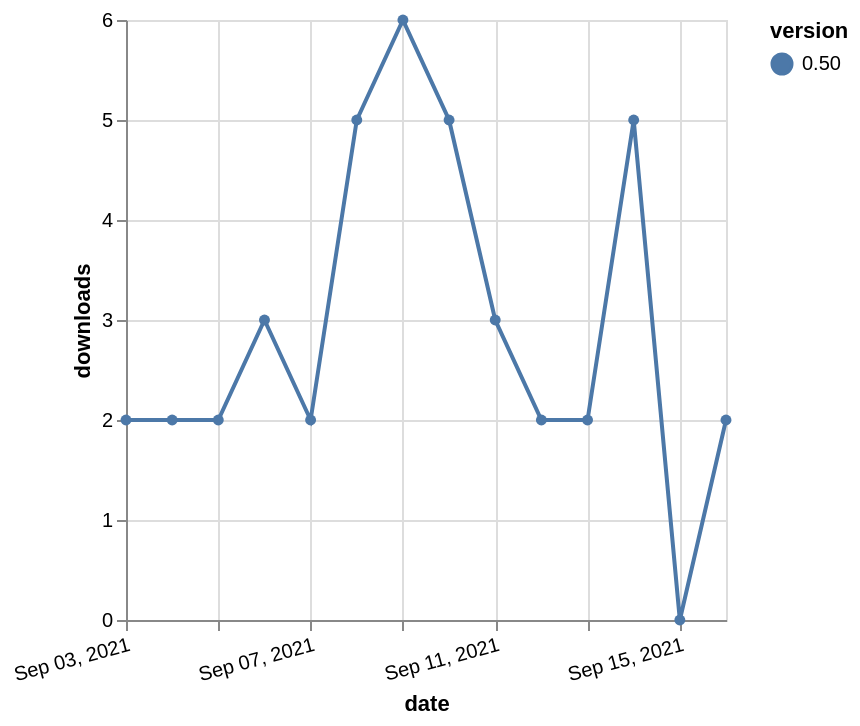

Source (Vega-Lite JSON):
### Vega-Lite specification from a JSON file in a GitHub repository (floating-point values rounded to 4 significant figures)
{"$schema": "https://vega.github.io/schema/vega-lite/v5.json", "description": "A simple bar chart with embedded data.", "data": {"values": [{"date": "2021-09-03", "total": 3571, "delta": 2, "version": "0.50"}, {"date": "2021-09-04", "total": 3573, "delta": 2, "version": "0.50"}, {"date": "2021-09-05", "total": 3575, "delta": 2, "version": "0.50"}, {"date": "2021-09-06", "total": 3578, "delta": 3, "version": "0.50"}, {"date": "2021-09-07", "total": 3580, "delta": 2, "version": "0.50"}, {"date": "2021-09-08", "total": 3585, "delta": 5, "version": "0.50"}, {"date": "2021-09-09", "total": 3591, "delta": 6, "version": "0.50"}, {"date": "2021-09-10", "total": 3596, "delta": 5, "version": "0.50"}, {"date": "2021-09-11", "total": 3599, "delta": 3, "version": "0.50"}, {"date": "2021-09-12", "total": 3601, "delta": 2, "version": "0.50"}, {"date": "2021-09-13", "total": 3603, "delta": 2, "version": "0.50"}, {"date": "2021-09-14", "total": 3608, "delta": 5, "version": "0.50"}, {"date": "2021-09-15", "total": 3608, "delta": 0, "version": "0.50"}, {"date": "2021-09-16", "total": 3610, "delta": 2, "version": "0.50"}]}, "width": "container", "mark": {"type": "line", "point": {"filled": true}}, "encoding": {"x": {"field": "date", "type": "temporal", "timeUnit": "yearmonthdate", "title": "date", "axis": {"labelAngle": -15}}, "y": {"field": "delta", "type": "quantitative", "title": "downloads"}, "color": {"field": "version", "type": "nominal"}, "tooltip": {"field": "delta"}}}
